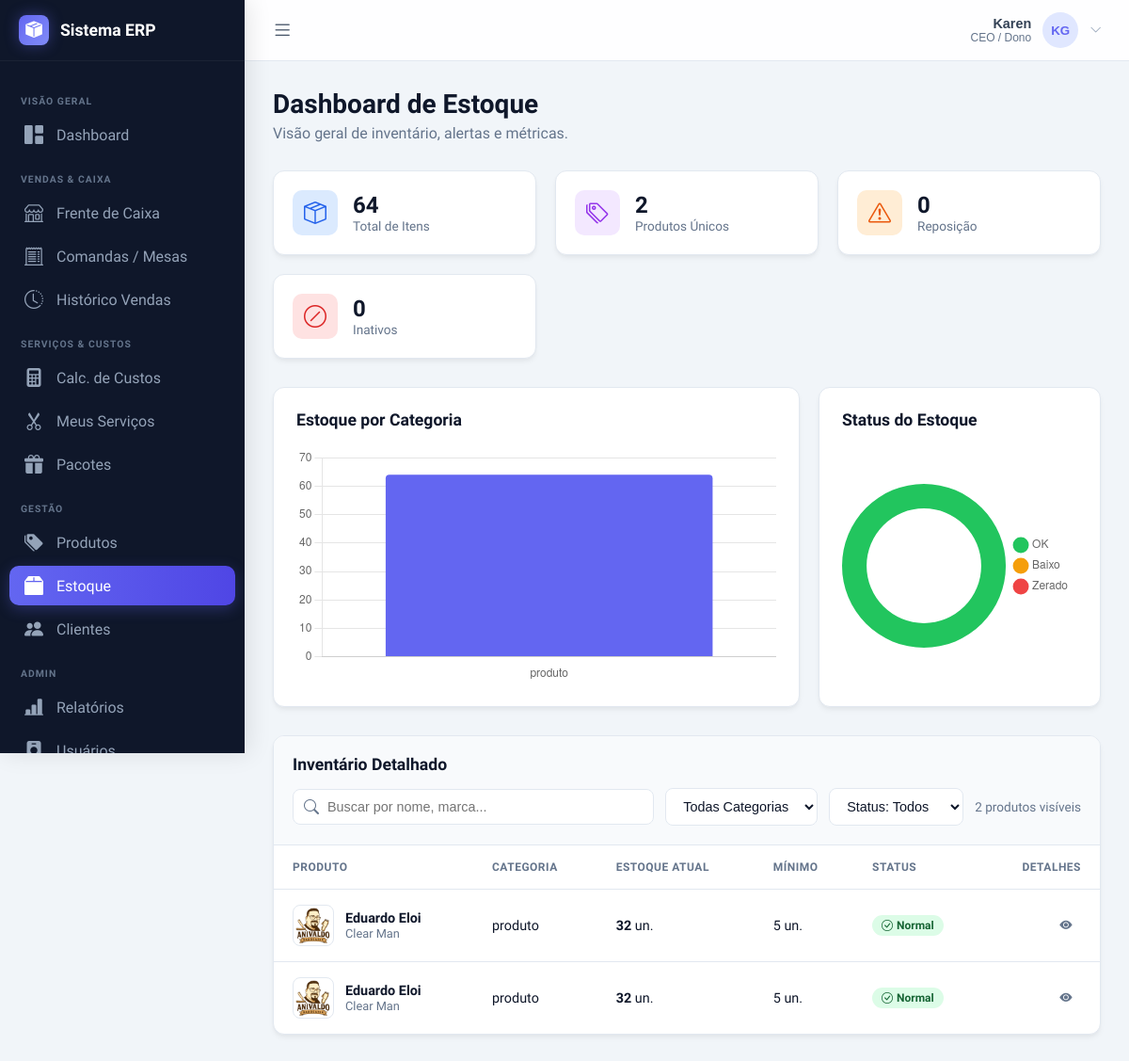
The app's page /pages/estoque/estoque.php (signed in), older data.
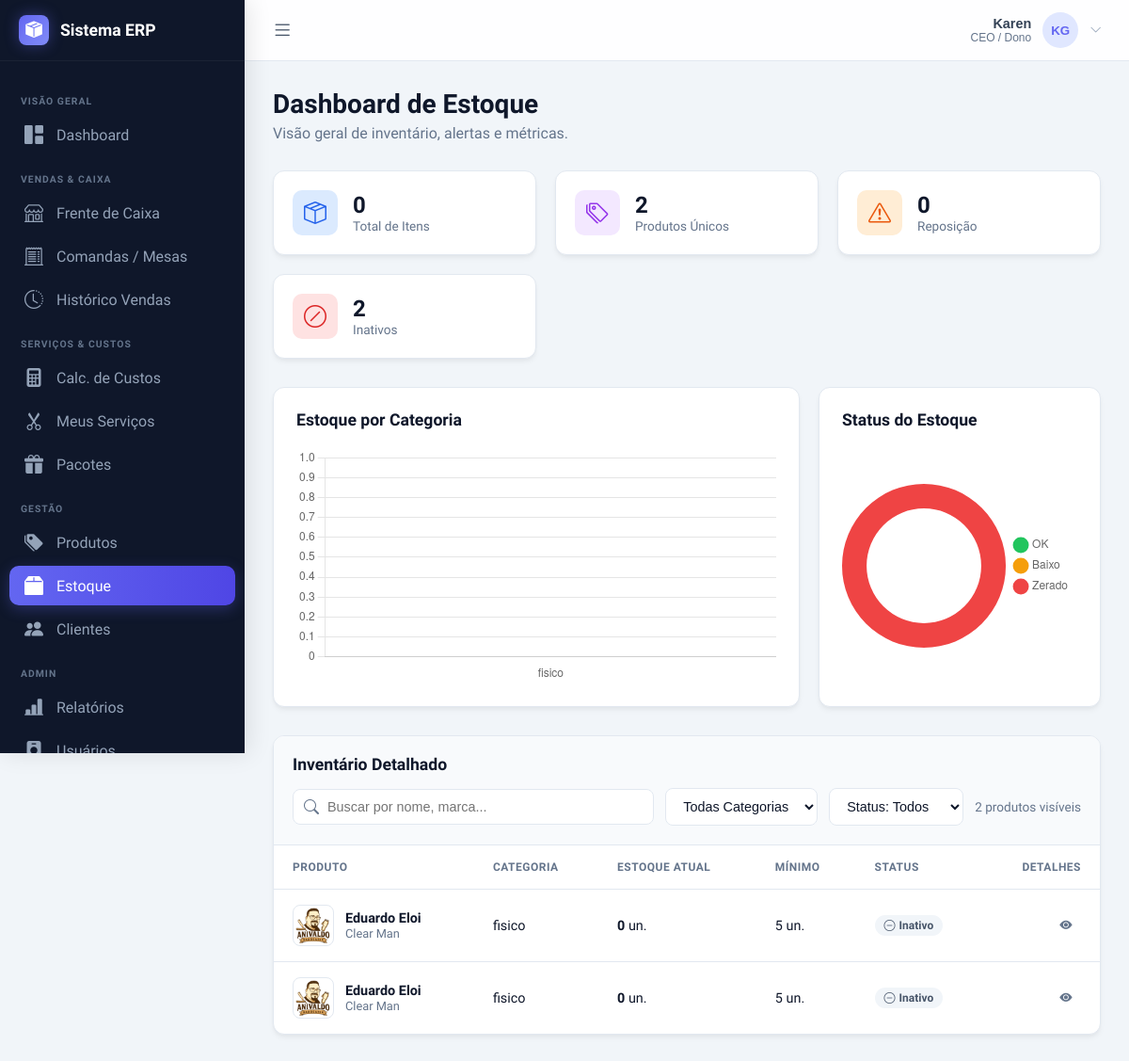
The same page, newer data.
### tables this page shows
CREATE TABLE produtos (
    id INTEGER PRIMARY KEY AUTOINCREMENT,
    nome TEXT NOT NULL,
    marca TEXT,
    modelo TEXT,
    descricao TEXT,
    tipo_produto TEXT,
    codigo_barras TEXT,
    estoque_minimo INTEGER DEFAULT 5,
    tem_validade INTEGER DEFAULT 0, -- 0: Não, 1: Sim
    data_validade DATE,
    ativo INTEGER DEFAULT 1,
    auto_desativar INTEGER DEFAULT 0, -- Se estoque acabar, desativa
    imagem_capa TEXT,
    data_cadastro DATETIME DEFAULT CURRENT_TIMESTAMP
, owner_id INTEGER NOT NULL DEFAULT 1, preco REAL DEFAULT 0, desconto REAL DEFAULT 0, preco_venda REAL DEFAULT 0, preco_custo REAL DEFAULT 0);

### pages/estoque/estoque.php (the view, shortened to what the changed rows need)
<?php
require_once '../../includes/banco-dados/db.php';
$owner_id = $_SESSION['user_id'];
include_once '../../includes/menu.php';
$uploadDir = '../../assets/uploads/produtos/';
$sql = "SELECT p.*, (SELECT SUM(estoque) FROM produtos_variacoes WHERE produto_id = p.id AND owner_id = :owner_id) AS estoque_total FROM produtos p WHERE p.owner_id = :owner_id ORDER BY p.nome ASC";
$stmtList = $pdo->prepare($sql);
$stmtList->execute([':owner_id' => $owner_id]);
$produtos = $stmtList->fetchAll(PDO::FETCH_ASSOC);
$totalItens = 0;
$inativos = 0;
foreach ($produtos as $p) {
    $estoque = (int)($p['estoque_total'] ?? 0);
    $totalItens += $estoque;
    if ((int)$p['ativo'] === 0) $inativos++;
}
?>
<!DOCTYPE html>
<html lang="pt-br">
<head>
</head>
<body>
<main>
    <div class="page-header">
        <h1>Dashboard de Estoque</h1>
    </div>
    <div class="kpi-grid">
        <div class="kpi-card">
            <div class="kpi-info">
                <h3><?php echo $totalItens; ?></h3>
                <span>Total de Itens</span>
            </div>
        </div>
        <div class="kpi-card">
            <div class="kpi-info">
                <h3><?php echo $inativos; ?></h3>
                <span>Inativos</span>
            </div>
        </div>
    </div>
    <div class="charts-section">
        <div class="chart-box">
            <h2>Estoque por Categoria</h2>
            <div style="height: 250px;">
                <canvas id="chartCat"></canvas>
            </div>
        </div>
        <div class="chart-box">
            <h2>Status do Estoque</h2>
            <div style="height: 250px; display:flex; justify-content:center;">
                <canvas id="chartStatus"></canvas>
            </div>
        </div>
    </div>
    <div class="content-panel">
        <div class="panel-header">
            <h2 style="margin:0; font-size:1.1rem;">Inventário Detalhado</h2>
        </div>
        <div class="table-responsive">
            <table class="styled-table" id="tabelaPrincipal">
                <thead>
                    <tr>
                        <th>Produto</th>
                        <th>Categoria</th>
                        <th>Estoque Atual</th>
                        <th>Mínimo</th>
                        <th>Status</th>
                        <th style="text-align:right">Detalhes</th>
                    </tr>
                </thead>
                <tbody>
                    <?php foreach ($produtos as $p):
                        $estoque = (int)($p['estoque_total'] ?? 0);
                        $min = (int)$p['estoque_minimo'];
                        $img = !empty($p['imagem_capa']) ? $uploadDir.$p['imagem_capa'] : 'https://via.placeholder.com/80?text=IMG';
                        $statusKey = 'ok';
                        $badgeClass = 'ok';
                        $badgeIcon = 'bi-check-circle';
                        $badgeLabel = 'Normal';
                        if($estoque <= 0) {
                            $statusKey = 'zerado'; $badgeClass = 'danger'; $badgeLabel = 'Zerado'; $badgeIcon = 'bi-x-circle';
                        } elseif ($estoque <= $min) {
                            $statusKey = 'baixo'; $badgeClass = 'warning'; $badgeLabel = 'Baixo'; $badgeIcon = 'bi-exclamation-circle';
                        }
                        if($p['ativo'] == 0) {
                            $statusKey = 'inativo'; $badgeClass = 'neutral'; $badgeLabel = 'Inativo'; $badgeIcon = 'bi-dash-circle';
                        }
                    ?>
                    <tr class="item-row"
                        data-nome="<?php echo strtolower($p['nome'].' '.$p['marca']); ?>"
                        data-cat="<?php echo htmlspecialchars($p['tipo_produto'] ?: 'Geral'); ?>"
                        data-status="<?php echo $statusKey; ?>">
                        <td data-label="Produto">
                            <div class="product-cell">
                                <img src="<?php echo $img; ?>" class="product-thumb">
                                <div>
                                    <div style="font-weight:600;"><?php echo htmlspecialchars($p['nome']); ?></div>
                                    <div style="font-size:0.8rem; color:var(--text-muted);"><?php echo htmlspecialchars($p['marca']); ?></div>
                                </div>
                            </div>
                        </td>
                        <td data-label="Categoria"><?php echo htmlspecialchars($p['tipo_produto'] ?: 'Geral'); ?></td>
                        <td data-label="Estoque">
                            <span style="font-weight:700; <?php echo ($statusKey=='baixo'||$statusKey=='zerado')?'color:#dc2626':''; ?>">
                                <?php echo $estoque; ?>
                            </span> un.
                        </td>
                        <td data-label="Mínimo"><?php echo $min; ?> un.</td>
                        <td data-label="Status">
                            <span class="status-badge <?php echo $badgeClass; ?>">
                                <i class="bi <?php echo $badgeIcon; ?>"></i> <?php echo $badgeLabel; ?>
                            </span>
                        </td>
                        <td data-label="Ações" style="text-align:right">
                            <button class="btn-action" onclick="verDetalhes(<?php echo $p['id']; ?>)">
                                <i class="bi bi-eye-fill"></i>
                            </button>
                        </td>
                    </tr>
                    <?php endforeach; ?>
                </tbody>
            </table>
        </div>
    </div>
</main>
</body>
</html>

Row changes from the older to the newer data that the page shows:
changed produtos (number 1 of 2 on the later page): tipo_produto "produto" → "fisico"; estoque "32" → "0"; ativo "Normal" → "Inativo"
changed produtos (number 2 of 2 on the later page): tipo_produto "produto" → "fisico"; estoque "32" → "0"; ativo "Normal" → "Inativo"
Text that changed along with them:
$totalItens: "64" → "0"
$inativos: "0" → "2"
chart data {{ json_encode($catLabels) }}: ["produto"] → ["fisico"]
chart data {{ json_encode($catValues) }}: [64] → [0]
chart data {{ json_encode($statusValues) }}: [2,0,0] → [0,0,2]
